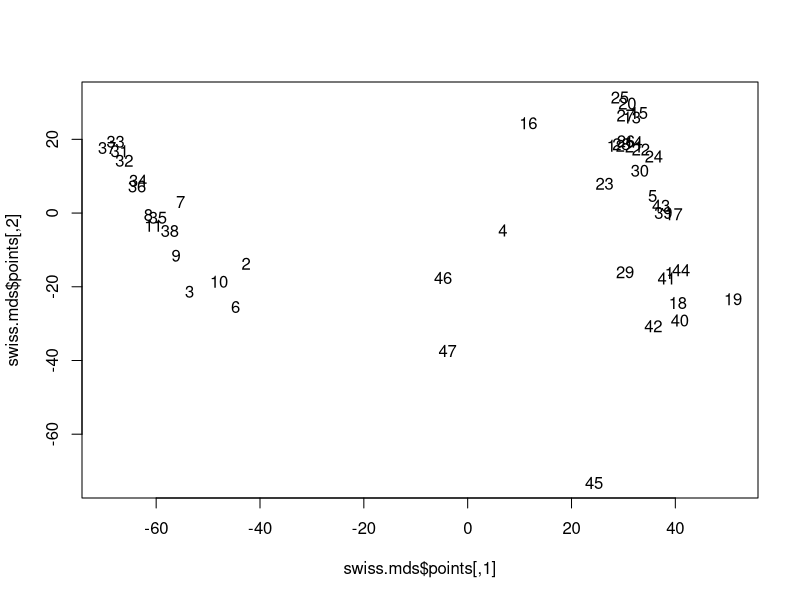
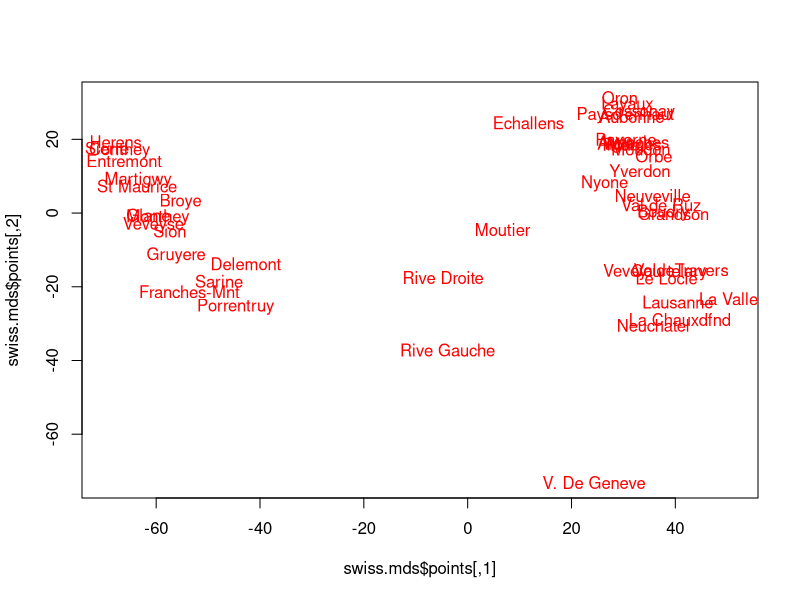
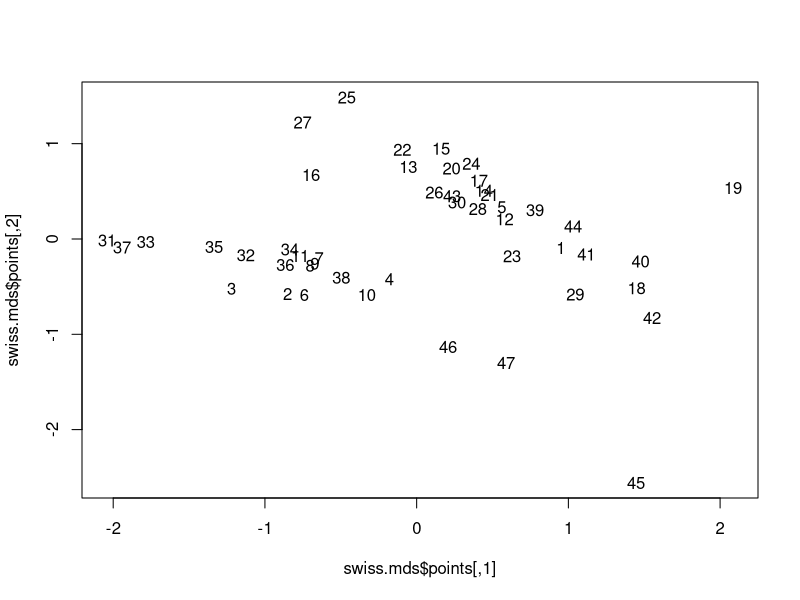
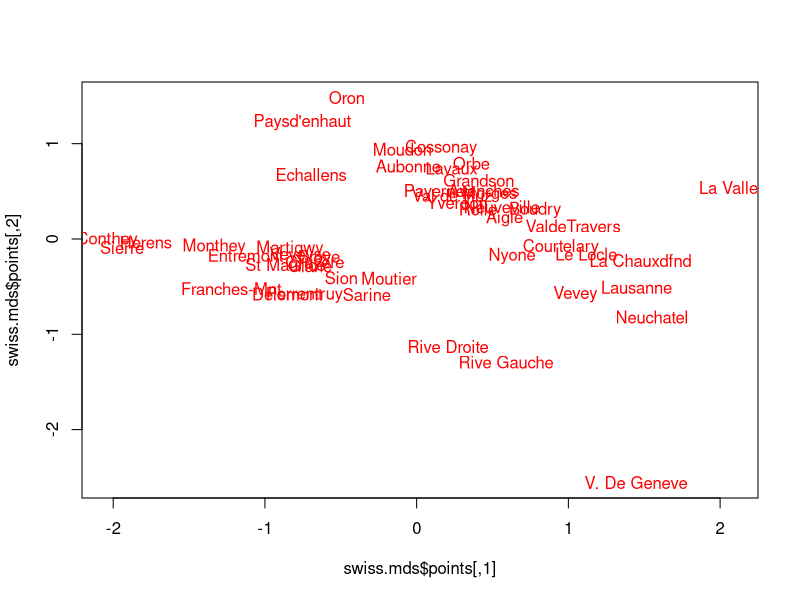
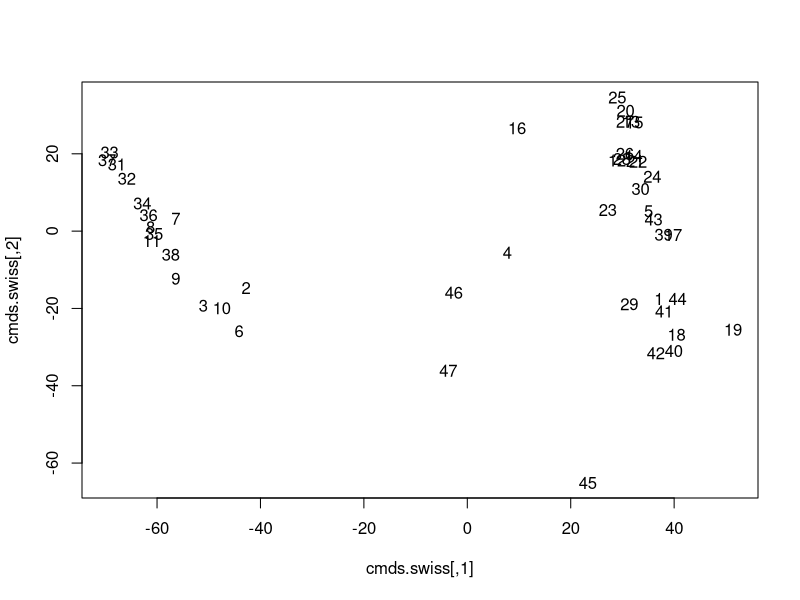
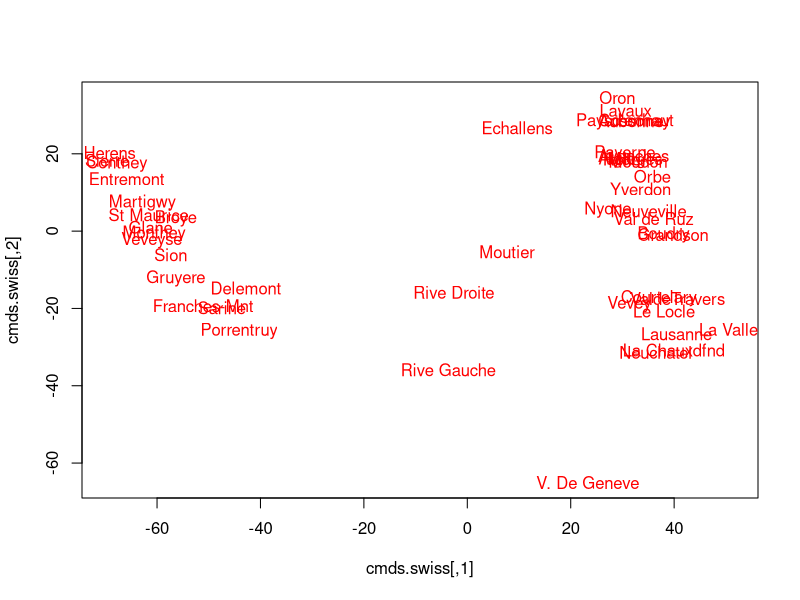
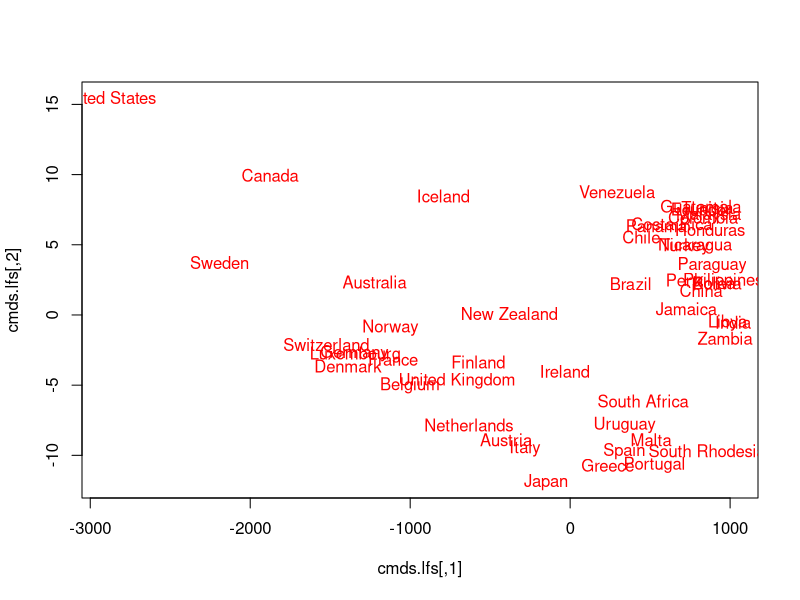
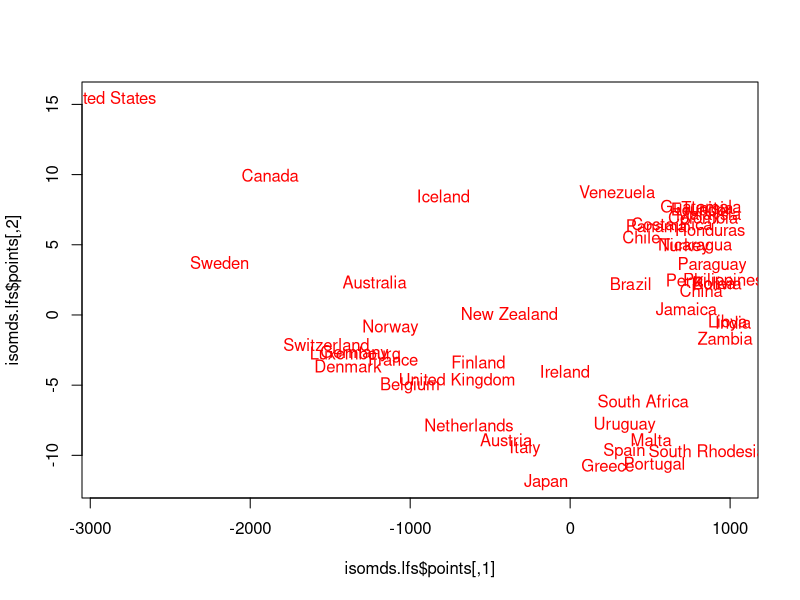

Write R code to recreate these figures, in order.
###################################################
#
#      Examples of MDS
#
##################################################

library(MASS) # for isoMDS
swiss

# Calculate a distance matrix 

d.swiss = dist(swiss)
dim(d.swiss)

# dist does not return a matrix
str(d.swiss)

# note that 47*46/2 = 1081
# we only need this much data to store all the distance pairs

d.euclid = as.matrix(dist(swiss))
d.euclid[1:5,1:5]

d.manhatten = as.matrix(dist(swiss,method = "manhattan"))
d.manhatten[1:5,1:5]

d.canberra = as.matrix(dist(swiss,method = "canberra"))
d.canberra[1:5,1:5]

# Use isoMDS

swiss.mds = isoMDS(dist(swiss)) # default is Euclidean
str(swiss.mds)
head(swiss.mds$points)

#  Two plot Styles
dev.new()
plot(swiss.mds$points, type = "n")
text(swiss.mds$points, label = as.character(1:nrow(swiss)))

dev.new()
plot(swiss.mds$points, type = "n")
text(swiss.mds$points, label = rownames(swiss), col = "red")


swiss.mds = isoMDS(dist(swiss, method = "canberra")) # override default
str(swiss.mds)
head(swiss.mds$points)

#  Two plot Styles
dev.new()
plot(swiss.mds$points, type = "n")
text(swiss.mds$points, label = as.character(1:nrow(swiss)))

dev.new()
plot(swiss.mds$points, type = "n")
text(swiss.mds$points, label = rownames(swiss), col = "red")


#### Use classical MDS

cmds.swiss = cmdscale(dist(swiss))
str(cmds.swiss)
head(cmds.swiss)
rownames(cmds.swiss)

dev.new()
plot(cmds.swiss, type = "n")
text(cmds.swiss, label = as.character(1:nrow(swiss)))

dev.new()
plot(cmds.swiss, type = "n")
text(cmds.swiss, label = rownames(swiss), col = "red")




lfs = LifeCycleSavings
head(lfs)

cmds.lfs = cmdscale(dist(lfs))

dev.new()
plot(cmds.lfs, type = "n")
text(cmds.lfs, label = rownames(lfs), col = "red")


isomds.lfs = isoMDS(dist(lfs))

dev.new()
plot(isomds.lfs$points, type = "n")
text(isomds.lfs$points, label = rownames(lfs), col = "red")

####  plantTraits requires that package cluster be loaded.

library(cluster)
pt = plantTraits
head(pt)

cmds.pt = cmdscale(dist(pt))


dev.new()
plot(cmds.pt, type = "n")
text(cmds.pt, label = rownames(pt), col = "red")









